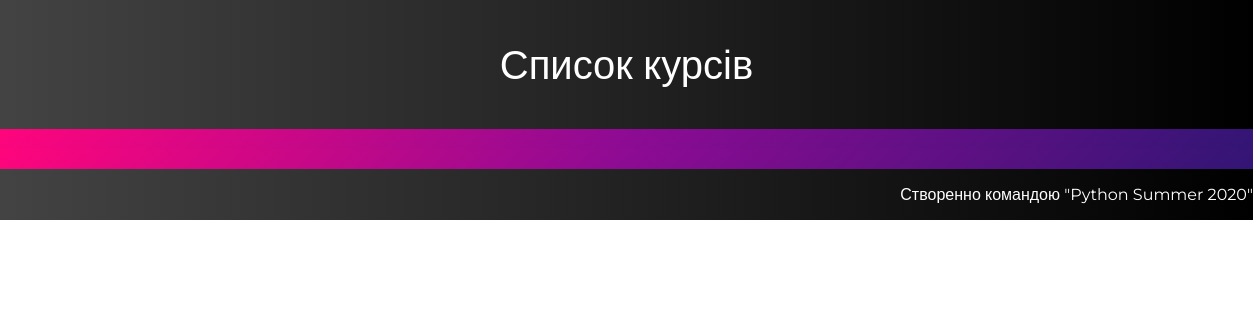
The page /course/list on the database as committed earlier.
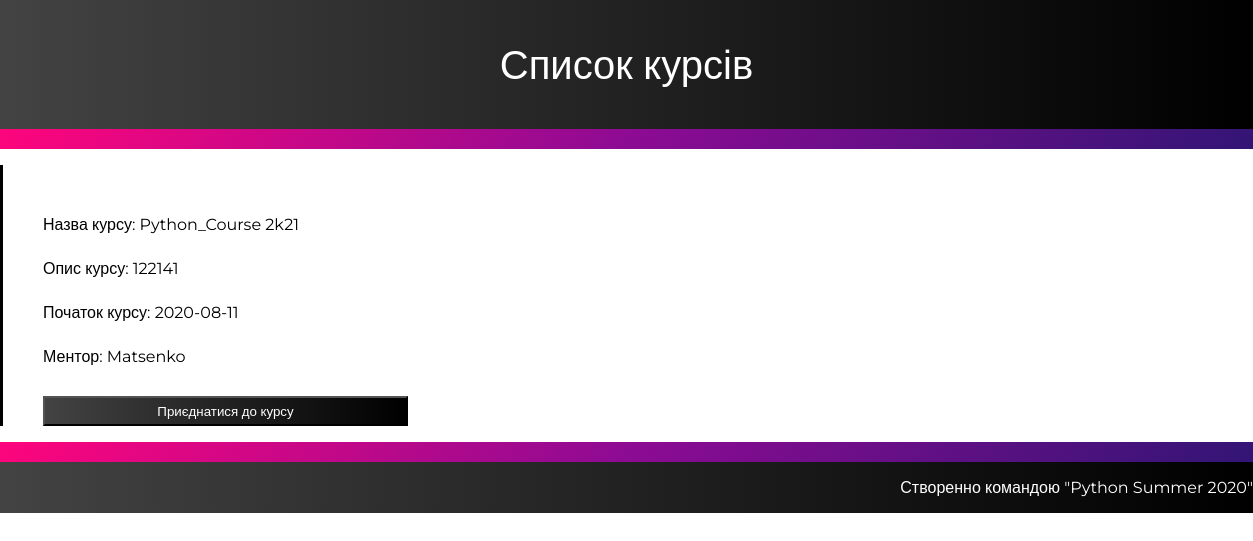
The same page on the database as committed later.
### tables this page shows
CREATE TABLE course (
    author_id INTEGER NOT NULL,
    name TEXT NOT NULL,
    start_date DATE,
    descr TEXT NOT NULL,
    students_id TEXT ,
    FOREIGN KEY (author_id) REFERENCES user_tab (id),
    FOREIGN KEY (students_id) REFERENCES user_tab (id)
);

CREATE TABLE user_tab (
  id  INTEGER  PRIMARY KEY,  
  username TEXT UNIQUE NOT NULL,
  password TEXT NOT NULL,
  name TEXT  NOT NULL,
  email TEXT UNIQUE NOT NULL,
  telephone_number TEXT UNIQUE NOT NULL ,
  birthday TEXT NOT NULL,
  prof_skills TEXT NOT NULL
);

### flaskr/main.py (the view)
@bp.route('/course/list')
def course_list():
    db = get_db()
    courses = db.execute(
        'SELECT name, start_date, descr, students_id, author_id'
        ' FROM course '
    ).fetchall()
    mentor = db.execute('SELECT username,id ' 'FROM user_tab').fetchall()
    student = db.execute('SELECT username,id ' 'FROM user_tab').fetchall()
    return render_template('course_list.html',courses=courses,mentor=mentor,student=student)

### flaskr/auth.py (called while the page is built)
@bp.before_app_request
def load_logged_in_user():
    user_id = session.get('user_id')
    if user_id is None:
        g.user = None
    else:
        g.user = get_db().execute(
            'SELECT * FROM user_tab WHERE id = ?', (user_id,)
        ).fetchone()

### flaskr/db.py (called while the page is built)
def get_db():
    if 'db' not in g:
        g.db = sqlite3.connect(
            current_app.config['DATABASE'],
            detect_types=sqlite3.PARSE_DECLTYPES
        )
        g.db.row_factory = sqlite3.Row
    return g.db

### flaskr/templates/course_list.html (shortened to what this page needs)
<!DOCTYPE html>
<html lang="en">
<head>
</head>
<body>
    <header>
        <p>Список курсів</p>
    </header>
    <div class="background">
    </div>
    {% for courses in courses %}
    <div class="courses">
        <ul>
            <li>Назва курсу: {{courses['name']}}</li>
            <li>Опис курсу: {{courses['descr']}}</li>
            <li>Початок курсу: {{courses['start_date']}}</li>
            {% for mentor in mentor  %}
            {% if mentor['id']==courses['author_id'] %}
            <li>Ментор: {{mentor['username']}}</li>
            {% endif %}
            {% endfor %}
            <form action="" class="connect_to_the_course">
                <button style="width:365px;height:30px; font-family: 'Montserrat', sans-serif;">Приєднатися до
                    курсу</button>
            </form>
        </ul>
    </div>
    {% endfor %}
    <div class="background">
    </div>
    <footer>
        <p>Створенно командою "Python Summer 2020"</p>
    </footer>
</body>
</html>

### flaskr/templates/course_list.html (style rules this page uses)
.courses { display: flex; flex-direction: column; }
body { font-family: 'Montserrat', sans-serif; margin: 0; padding: 0; overflow:scroll; }
.courses li { padding-top: 25px; }
.courses ul { list-style: none; padding-top: 25px; width: 100%; height: 100%; }
footer { display: flex; justify-content: flex-end; background-image: linear-gradient(to right, #434343 0%, black 100%); width: 100%; height: 100%; }
header { display: flex; justify-content: center; width: 100%; height: 100%; background-image: linear-gradient(to right, #434343 0%, black 100%); }
header p { font-size: 40px; color: white; }
footer p { color: white; }
.connect_to_the_course { padding-top: 30px; }
.connect_to_the_course button { background-image: linear-gradient(to right, #434343 0%, black 100%); color: white; }
.courses ul { border-left: 3px solid black; }
.background { background-image: linear-gradient(-225deg, #FF057C 0%, #8D0B93 50%, #321575 100%); width: 100%; height:20px; }

Rows that differ between the two databases and show on the page:
added course: name "Python_Course 2k21", descr "122141", start_date "2020-08-11"
now on this page (row edited): user_tab: username "Matsenko"
